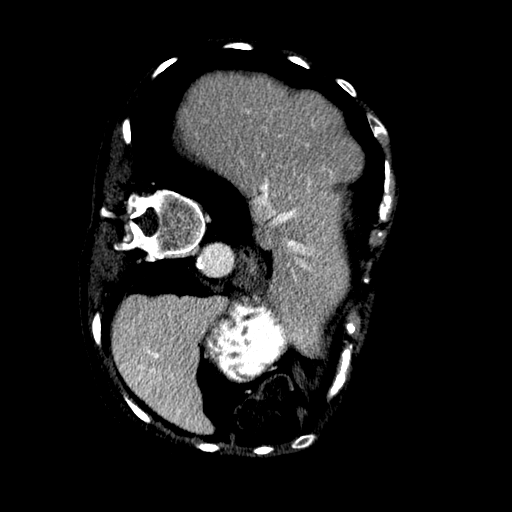
#> input picture utils/cluster/spectral/images/3.png, 512 x 512 px
$ python -i util.py   (imports and definitions only)
#> lines starting #> are read from the running program, lines starting #| are printed output that depends on the picture; after the words box and inside, x2 and y2 are one past the last pixel; in counts of white or black regions, pixels touching at a corner belong together
#> further down, picture is the input picture: shape (512, 512, 3); min 0, max 255, mean 31.9
from skimage.morphology import binary_dilation, binary_erosion
from typing import Optional, Tuple
import matplotlib.pyplot as plt
import numpy as np
import scipy
import cv2 as cv


# [89 lines left out: functions im_show, im_show3, knn_affinity, rw_affinity, not called in this run]


class CT_MASK(object):
    """
    return a mask of interest areas in a ct slice
    :param img: image
    :param show: True == show a figure with mask and original image
    :return: Binary mask
    @author:Amit
    """

    def __init__(self, show=False):
        self.show = show

    def __call__(self, img):
        # Image process
        # process = img[6:-6, 6:-6]
        process = cv.cvtColor(img, cv.COLOR_BGR2GRAY)
        process = cv.GaussianBlur(process, (5, 5), 0)

        # Finding contours
        contours, hierarchy = cv.findContours(process, cv.RETR_EXTERNAL, cv.CHAIN_APPROX_SIMPLE)
#> contours = 34 contours, 18 with area under 20; largest, box (x1, y1, x2, y2) and area: (86, 68, 377, 460) 82476, (333, 76, 401, 286) 3282, (215, 36, 258, 53) 412, (280, 48, 314, 71) 400, (143, 55, 180, 82) 398

        # sort countors by size
        sorted_cnt = sorted(contours, key=cv.contourArea)
#> sorted_cnt has the same summary as contours

        cur_sum = 0
        cur_countor = -1
        sum = np.sum(img)
#> sum = 25075476

        mask = np.zeros(img.shape, np.uint8)
        while cur_sum < 0.8 * sum:
            hull = cv.convexHull(sorted_cnt[cur_countor])
            mask = cv.drawContours(mask, [hull], -1, (255, 255, 255), -1)
            cur_sum = np.sum(cv.bitwise_and(mask, img))
            cur_countor = cur_countor - 1
#> this loop made 1 pass
#> (cur_sum, cur_countor) on pass 1: (23983932, -2)
#> pass 1, in __call__, `mask = cv.drawContours(mask, [hull], -1, (255, 255, 255), -1)`:
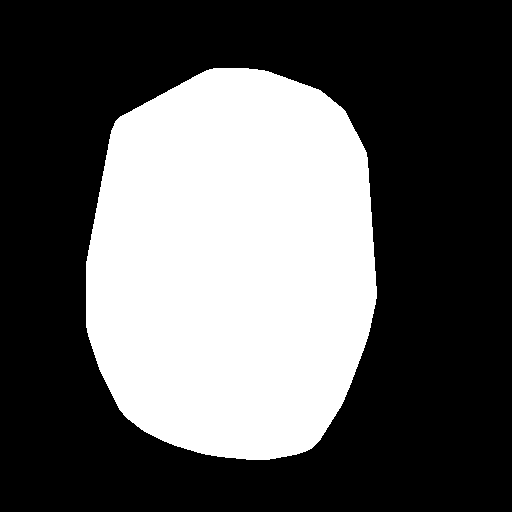
#> mask: shape (512, 512, 3); 35.9% white; 1 white region, box (x1, y1, x2, y2) and area: (86, 68, 377, 460) 94181
#> after the loop, cur_countor = -2

        # dilate both the image and the mask
        kernel = cv.getStructuringElement(cv.MORPH_ELLIPSE, (7,7))
        mask = cv.dilate(mask, kernel, iterations=10)
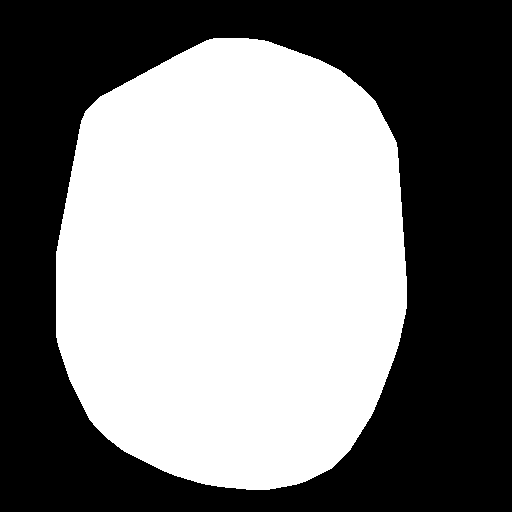
#> mask: shape (512, 512, 3); 49.7% white; 1 white region, box (x1, y1, x2, y2) and area: (56, 38, 407, 490) 130311

        mask = cv.bitwise_and(mask, img)
        if self.show:
            im_show(img, mask, "mask")

        return mask

>>> import cv2
>>> picture = cv2.imread('3.png')
>>> result = CT_MASK()(picture)
